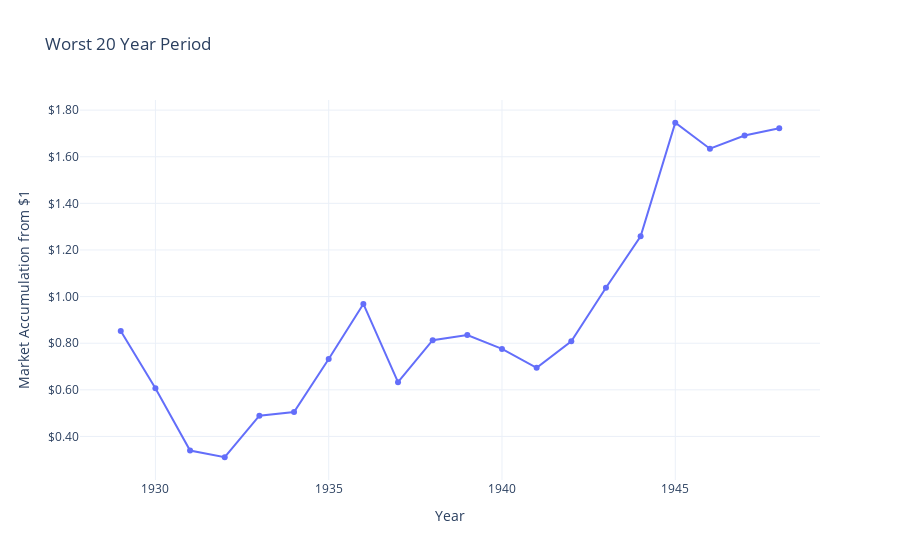

Notebook code for this chart:
### Markdown cell above
# FIGURE 2

### Code cell
trace = go.Scatter(
    x=worst.year,
    y=worst.compounded_return,
    text=worst.startyear,
    hovertemplate="%{text}-%{x}<br>$%{y:.2f}",
    mode="lines+markers"
)
fig = go.Figure(trace)
fig.update_layout(
    title = f"Worst {years} Year Period",
    xaxis_title="Year",
    yaxis_title=f"{name} Accumulation from $1",
    yaxis_tickprefix="$",
    yaxis_tickformat=".2f",
    template="plotly_white"
)
fig.show()

### Figure 1 — Plotly figure (JSON) as saved in the notebook; plotly's stock layout.template omitted (floating-point values rounded to 4 significant figures)
{"data": [{"hovertemplate": "%{text}-%{x}<br>$%{y:.2f}", "mode": "lines+markers", "text": [1929, 1929, 1929, 1929, 1929, 1929, 1929, 1929, 1929, 1929, 1929, 1929, 1929, 1929, 1929, 1929, 1929, 1929, 1929, 1929], "type": "scatter", "x": [1929, 1930, 1931, 1932, 1933, 1934, 1935, 1936, 1937, 1938, 1939, 1940, 1941, 1942, 1943, 1944, 1945, 1946, 1947, 1948], "y": [0.8521, 0.6065, 0.3394, 0.3108, 0.489, 0.5046, 0.7323, 0.9685, 0.6329, 0.813, 0.8351, 0.7755, 0.6943, 0.8087, 1.038, 1.259, 1.746, 1.634, 1.691, 1.723]}], "layout": {"title": {"text": "Worst 20 Year Period"}, "xaxis": {"title": {"text": "Year"}}, "yaxis": {"tickformat": ".2f", "tickprefix": "$", "title": {"text": "Market Accumulation from $1"}}}}
